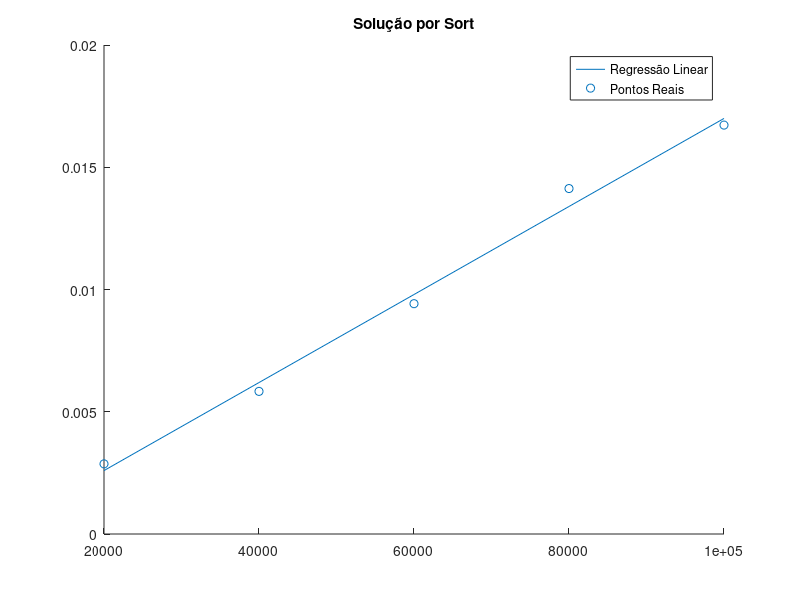

This chart was generated by the following MATLAB code:
x = [20000 40000 60000 80000 100000];
y = [0.0028690338134765626 0.005833101272583008 0.009419965744018554  0.014128947257995605  0.016724252700805665];

p = polyfit(x,y,1);
yfit = polyval(p,x);

hold on
plot(x,yfit)
scatter(x,y)

title('Solução por Sort')
legend('Regressão Linear', 'Pontos Reais')
hold off 